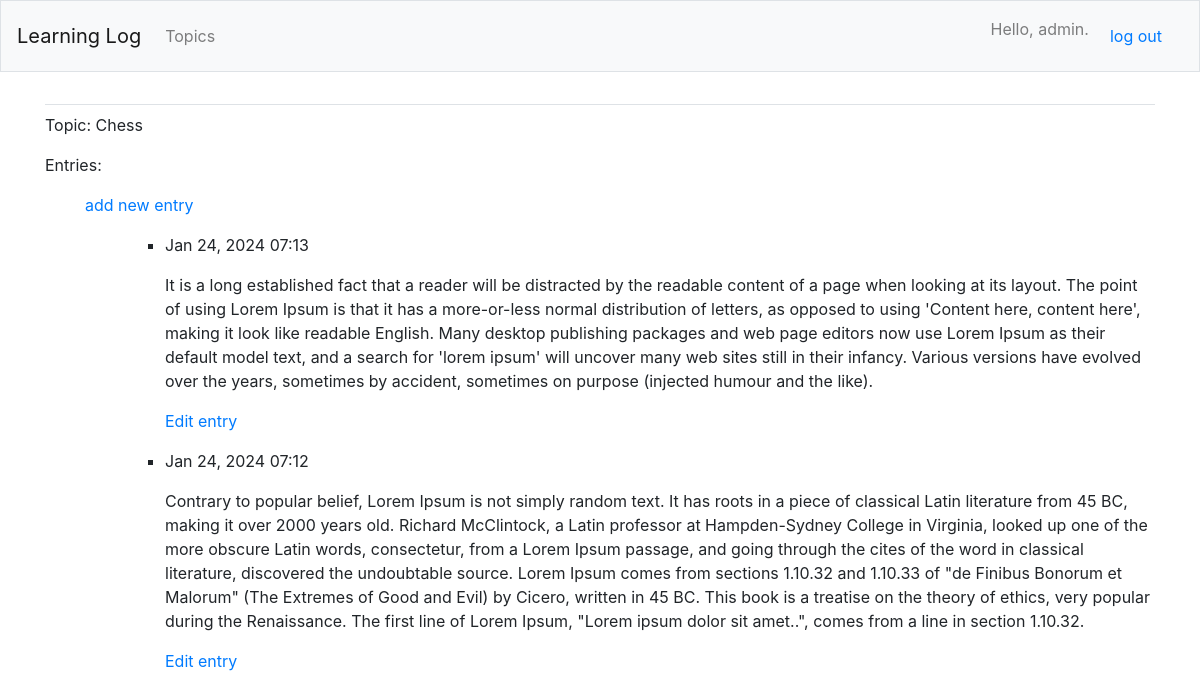
The page /topics/1/ (signed in) on the database its author committed.
### learning_logs/models.py (models this page shows, shortened)
class Topic(models.Model):
    text = models.CharField(max_length=200)
    date_added = models.DateTimeField(auto_now_add=True)
    owner = models.ForeignKey(User, on_delete=models.CASCADE)
    def __str__(self):
        return self.text

class Entry(models.Model):
    topic = models.ForeignKey(Topic, on_delete=models.CASCADE)
    text = models.TextField()
    date_added = models.DateTimeField(auto_now_add=True)
    class Meta:
        verbose_name_plural = 'entries'

### learning_logs/views.py (the view)
# urls.py: path('topics/<int:topic_id>/', views.topic, name='topic'),
@login_required
def topic(request, topic_id):
    topic = Topic.objects.get(id=topic_id)
    if topic.owner != request.user:
        raise Http404
    entries = topic.entry_set.order_by('-date_added')
    context = {'topic': topic, 'entries': entries}
    return render(request, 'learning_logs/topic.html', context)

### learning_logs/templates/learning_logs/topic.html
{% extends 'learning_logs/base.html' %}
{% block content %}
  <p>Topic: {{ topic }}</p>
  <p>Entries:</p>
  <ul><p>
    <a href="{% url 'learning_logs:new_entry' topic.id %}">add new entry</a>
  </p>
  <ul>
  <ul>
  {% for entry in entries %}
    <li>
      <p>{{ entry.date_added|date:'M d, Y H:i' }}</p>
      <p>{{ entry.text|linebreaks }}</p>
      <p>
        <a href="{% url 'learning_logs:edit_entry' entry.id %}">Edit entry</a>
      </p>
    </li>
  {% empty %}
    <li>There are no entries for this topic yet ¯\_(ツ)_/¯</li>
  {% endfor %}
  </ul>
{% endblock content %}

### learning_logs/templates/learning_logs/base.html (shortened to what this page needs)
{% load bootstrap4 %}
<!doctype html>
<html lang="en">
<head>
	{% bootstrap_css %}
</head>
<body>
<nav class="navbar navbar-expand-md navbar-light bg-light mb-4 border">
	<a class="navbar-brand" href="{% url 'learning_logs:index' %}">
		Learning Log</a>
	<div class="collapse navbar-collapse" id="navbarCollapse">
		<ul class="navbar-nav mr-auto">
			<li class="nav-item">
				<a class="nav-link" href="{% url 'learning_logs:topics' %}">
					Topics</a></li>
		</ul>
		<ul class="navbar-nav ml-auto">
			{% if user.is_authenticated %}
				<li class="nav-item">
					<span class="navbar-text"> Hello, {{ user.username }}.</span>
				</li>
                <form class = "nav-link" action="{% url 'users:logout' %}" method="post">
                    <button class="btn btn-link" type="submit">log out</button>
                    </form>
			{% else %}
				<li class="nav-item">
					<a class="nav-link" href="{% url 'users:register' %}">Register</a>
				</li>
				<li class="nav-item">
					<a class="nav-link" href="{% url 'users:login' %}">Log in</a></li>
			{% endif %}
		</ul>
	</div>
</nav>
<main role="main" class="container">
	<div class="pb-2 mb-2 border-bottom">
	</div>
	<div>
		{% block content %}{% endblock content %}
	</div>
</main>
</body>

### rows shown on the page
Topic: text "Chess"
Entry: date_added "Jan 24, 2024 07:13", text "It is a long established fact that a reader will be distracted by the readable content of a page when looking at its layout. The point of using Lorem Ipsum is that it has a more-or-less normal distribution of letters, as opposed to using 'Content here, content here', making it look like readable English. Many desktop publishing packages and web page editors now use Lorem Ipsum as their default model text, and a search for 'lorem ipsum' will uncover many web sites still in their infancy. Various versions have evolved over the years, sometimes by accident, sometimes on purpose (injected humour and the like)."
Entry: date_added "Jan 24, 2024 07:12", text "Contrary to popular belief, Lorem Ipsum is not simply random text. It has roots in a piece of classical Latin literature from 45 BC, making it over 2000 years old. Richard McClintock, a Latin professor at Hampden-Sydney College in Virginia, looked up one of the more obscure Latin words, consectetur, from a Lorem Ipsum passage, and going through the cites of the word in classical literature, discovered the undoubtable source. Lorem Ipsum comes from sections 1.10.32 and 1.10.33 of \"de Finibus Bonorum et Malorum\" (The Extremes of Good and Evil) by Cicero, written in 45 BC. This book is a treatise on the theory of ethics, very popular during the Renaissance. The first line of Lorem Ipsum,…"

### other values the page prints
{{ user.username }} "admin"
